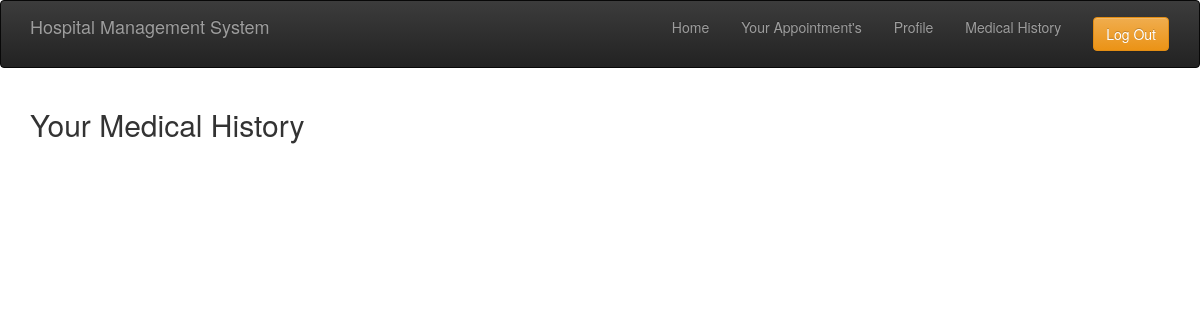
The app's page /medHistory/ (signed in), older data.
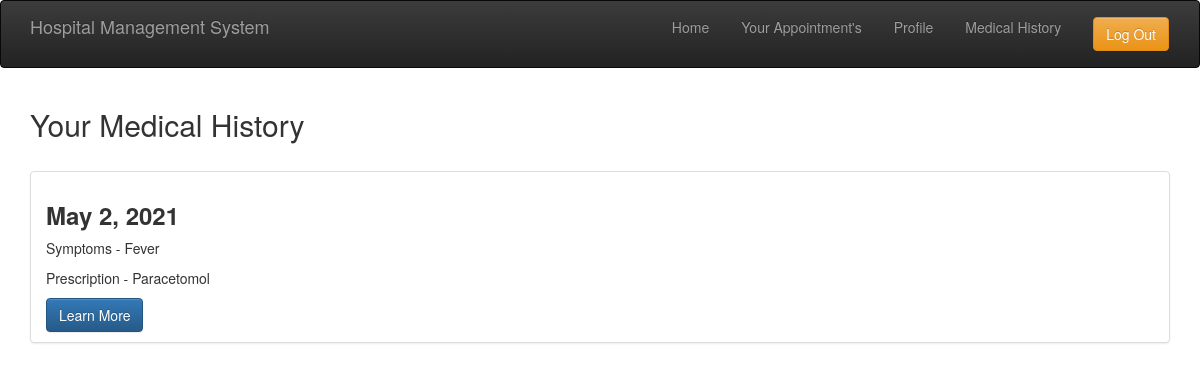
The same page, newer data.
### main/models.py (models this page shows, shortened)
class Prescription(models.Model):
    doctor = models.ForeignKey(User, on_delete=models.CASCADE, related_name='doctor_prescription')
    patient = models.ForeignKey(User, on_delete=models.CASCADE, related_name='patient_prescription')
    date = models.DateField(auto_now_add=True)
    symptoms = models.CharField(max_length=200)
    prescription = models.TextField()
    class Meta:
        ordering = ('-id',)

### main/views.py (the view)
# urls.py: path("medHistory/", views.MedicalHistoryView.as_view(), name="med-history"),
class MedicalHistoryView(LoginRequiredMixin, ListView):
    login_url = '/login/'
    redirect_field_name = 'login'
    def get_queryset(self):
        return Prescription.objects.filter(patient=self.request.user)

### main/models.py (called while the page is built)
    def is_doctor(self):
        if self.user_type == 'D':
            return True
        else:
            return False

    def is_patient(self):
        if self.user_type == 'P':
            return True
        else:
            return False

    def is_receptionist(self):
        if self.user_type == 'R':
            return True
        else:
            return False

    def is_HR(self):
        if self.user_type == 'HR':
            return True
        else:
            return False

### templates/main/prescription_list.html (shortened to what this page needs)
{% extends "base.html" %}
{% load bootstrap3 %}
{% block content %}
<div class="container">
    {% if user.is_patient %}
    <h2>Your Medical History</h2>
    <br>
    <ul class="list-group">
        {% for obj in object_list %}
        <li class="list-group-item">
            <h3><strong>{{ obj.date }}</strong></h3>
            <p>Symptoms - {{ obj.symptoms }}</p>
            <p>Prescription - {{ obj.prescription }}</p>
            <button class="btn btn-primary">Learn More</button>
        </li>
        {% endfor %}
    {% endif %}
    </ul>
</div>
{% endblock %}

### templates/base.html (shortened to what this page needs)
<!DOCTYPE html>
<html lang="en">
<head>
     <link rel="stylesheet" href="https://maxcdn.bootstrapcdn.com/bootstrap/3.3.7/css/bootstrap.min.css">
</head>
<body>
    {% include "navbar.html" %}
    {% block content %}
    {% endblock content %}
</body>
</html>

### templates/navbar.html (shortened to what this page needs)
<!DOCTYPE html>
<html lang="en">
  <head>
    <link rel="stylesheet" href="https://maxcdn.bootstrapcdn.com/bootstrap/3.3.7/css/bootstrap.min.css">
    <link rel="stylesheet" href="https://maxcdn.bootstrapcdn.com/bootstrap/3.3.7/css/bootstrap-theme.min.css">
  </head>
  <body>
    <nav class="navbar navbar-inverse" role="navigation" id="navbar">
    			<div class="container">
            <a class="navbar-brand mynav" href="{% url 'home' %}">Hospital Management System</a>
    					<ul class="nav navbar-nav navbar-right mynav">
    						{% if user.is_authenticated %}
                      {% if user.is_patient %}
                      <li><a href="{% url 'home' %}"class="btn btn-simple">Home</a></li>
                      <li><a href="{% url 'patient-appointments' %}"class="btn btn-simple">Your Appointment's</a></li>
                      <li><a href="{% url 'profile' %}" class="btn btn-simple">Profile</a></li>
                      <li><a href="{% url 'med-history' %}"class="btn btn-simple">Medical History</a></li>
    						      <li><a href="{% url 'logout' %}" class="btn btn-simple"><button class="btn btn-warning">Log Out</button></a></li>
                      {% endif %}
    						{% else %}
                      <li><a href="{% url 'home' %}"class="btn btn-simple">Home</a></li>
                      <li><a href="{% url 'signup' %}" class="btn btn-simple">Register</a></li>
    						      <li><a href="{% url 'login' %}" class="btn btn-simple"><button class="btn btn-success">Log In</button></a></li>
    						{% endif %}
    					</ul>
    			</div>
    		</nav>
  </body>
</html>

Row changes from the older to the newer data that the page shows:
added Prescription: date "May 2, 2021", symptoms "Fever", prescription "Paracetomol"
